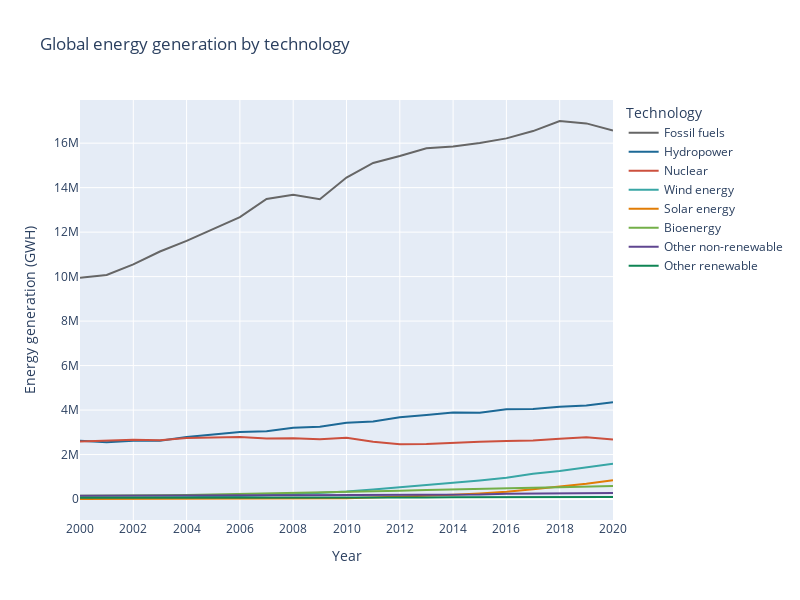

The cell this chart's notebook holds for it:
### Code cell
fig = px.line(world_tech_gen, 
              x='Year', 
              y='Energy generation (GWH)',  
              title='Global energy generation by technology',
              color='Technology',
              color_discrete_map=color_discrete_map,
              category_orders={'Technology': world_tech_gen.sort_values('Energy generation (GWH)', ascending=False)['Technology']},
              height=600,width=800)
fig.update_layout(
    xaxis = dict(
        tickmode = 'linear',
        dtick = 2
    )
)
fig.show()
py.plot(fig, filename = 'Global energy generation by technology', auto_open=False)

### Figure 1 — Plotly figure (JSON) as saved in the notebook; plotly's stock layout.template omitted (floating-point values rounded to 4 significant figures)
{"data": [{"hovertemplate": "Technology=Fossil fuels<br>Year=%{x}<br>Energy generation (GWH)=%{y}<extra></extra>", "legendgroup": "Fossil fuels", "line": {"color": "rgb(102, 102, 102)", "dash": "solid"}, "marker": {"symbol": "circle"}, "mode": "lines", "name": "Fossil fuels", "orientation": "v", "showlegend": true, "type": "scatter", "x": ["2000", "2001", "2002", "2003", "2004", "2005", "2006", "2007", "2008", "2009", "2010", "2011", "2012", "2013", "2014", "2015", "2016", "2017", "2018", "2019", "2020"], "xaxis": "x", "y": [9951000.0, 10070000.0, 10550000.0, 11130000.0, 11610000.0, 12160000.0, 12670000.0, 13490000.0, 13680000.0, 13480000.0, 14450000.0, 15110000.0, 15420000.0, 15770000.0, 15850000.0, 16010000.0, 16220000.0, 16540000.0, 17000000.0, 16890000.0, 16570000.0], "yaxis": "y"}, {"hovertemplate": "Technology=Hydropower<br>Year=%{x}<br>Energy generation (GWH)=%{y}<extra></extra>", "legendgroup": "Hydropower", "line": {"color": "rgb(29, 105, 150)", "dash": "solid"}, "marker": {"symbol": "circle"}, "mode": "lines", "name": "Hydropower", "orientation": "v", "showlegend": true, "type": "scatter", "x": ["2000", "2001", "2002", "2003", "2004", "2005", "2006", "2007", "2008", "2009", "2010", "2011", "2012", "2013", "2014", "2015", "2016", "2017", "2018", "2019", "2020"], "xaxis": "x", "y": [2618000.0, 2554000.0, 2618000.0, 2619000.0, 2791000.0, 2902000.0, 3014000.0, 3051000.0, 3199000.0, 3249000.0, 3426000.0, 3484000.0, 3673000.0, 3775000.0, 3889000.0, 3882000.0, 4034000.0, 4052000.0, 4153000.0, 4201000.0, 4356000.0], "yaxis": "y"}, {"hovertemplate": "Technology=Nuclear<br>Year=%{x}<br>Energy generation (GWH)=%{y}<extra></extra>", "legendgroup": "Nuclear", "line": {"color": "rgb(204, 80, 62)", "dash": "solid"}, "marker": {"symbol": "circle"}, "mode": "lines", "name": "Nuclear", "orientation": "v", "showlegend": true, "type": "scatter", "x": ["2000", "2001", "2002", "2003", "2004", "2005", "2006", "2007", "2008", "2009", "2010", "2011", "2012", "2013", "2014", "2015", "2016", "2017", "2018", "2019", "2020"], "xaxis": "x", "y": [2588000.0, 2636000.0, 2661000.0, 2638000.0, 2741000.0, 2769000.0, 2792000.0, 2720000.0, 2735000.0, 2693000.0, 2750000.0, 2577000.0, 2460000.0, 2477000.0, 2533000.0, 2570000.0, 2606000.0, 2633000.0, 2709000.0, 2782000.0, 2679000.0], "yaxis": "y"}, {"hovertemplate": "Technology=Wind energy<br>Year=%{x}<br>Energy generation (GWH)=%{y}<extra></extra>", "legendgroup": "Wind energy", "line": {"color": "rgb(56, 166, 165)", "dash": "solid"}, "marker": {"symbol": "circle"}, "mode": "lines", "name": "Wind energy", "orientation": "v", "showlegend": true, "type": "scatter", "x": ["2000", "2001", "2002", "2003", "2004", "2005", "2006", "2007", "2008", "2009", "2010", "2011", "2012", "2013", "2014", "2015", "2016", "2017", "2018", "2019", "2020"], "xaxis": "x", "y": [30920.0, 37720.0, 52400.0, 63370.0, 84080.0, 103200.0, 129500.0, 168900.0, 216600.0, 271700.0, 342800.0, 433800.0, 526000.0, 636700.0, 712100.0, 828000.0, 952800.0, 1132000.0, 1258000.0, 1413000.0, 1589000.0], "yaxis": "y"}, {"hovertemplate": "Technology=Solar energy<br>Year=%{x}<br>Energy generation (GWH)=%{y}<extra></extra>", "legendgroup": "Solar energy", "line": {"color": "rgb(225, 124, 5)", "dash": "solid"}, "marker": {"symbol": "circle"}, "mode": "lines", "name": "Solar energy", "orientation": "v", "showlegend": true, "type": "scatter", "x": ["2000", "2001", "2002", "2003", "2004", "2005", "2006", "2007", "2008", "2009", "2010", "2011", "2012", "2013", "2014", "2015", "2016", "2017", "2018", "2019", "2020"], "xaxis": "x", "y": [1331.0, 1700.0, 1977.0, 2400.0, 3082.0, 4410.0, 6024.0, 8121.0, 12800.0, 21010.0, 33800.0, 65620.0, 101800.0, 137600.0, 192800.0, 252400.0, 325700.0, 437300.0, 561700.0, 690300.0, 843900.0], "yaxis": "y"}, {"hovertemplate": "Technology=Bioenergy<br>Year=%{x}<br>Energy generation (GWH)=%{y}<extra></extra>", "legendgroup": "Bioenergy", "line": {"color": "rgb(115, 175, 72)", "dash": "solid"}, "marker": {"symbol": "circle"}, "mode": "lines", "name": "Bioenergy", "orientation": "v", "showlegend": true, "type": "scatter", "x": ["2000", "2001", "2002", "2003", "2004", "2005", "2006", "2007", "2008", "2009", "2010", "2011", "2012", "2013", "2014", "2015", "2016", "2017", "2018", "2019", "2020"], "xaxis": "x", "y": [141800.0, 142200.0, 156000.0, 167200.0, 182800.0, 205300.0, 218400.0, 240400.0, 258600.0, 277700.0, 313100.0, 336800.0, 372200.0, 405600.0, 437300.0, 460200.0, 486400.0, 504100.0, 527100.0, 557700.0, 583800.0], "yaxis": "y"}, {"hovertemplate": "Technology=Other non-renewable<br>Year=%{x}<br>Energy generation (GWH)=%{y}<extra></extra>", "legendgroup": "Other non-renewable", "line": {"color": "rgb(95, 70, 144)", "dash": "solid"}, "marker": {"symbol": "circle"}, "mode": "lines", "name": "Other non-renewable", "orientation": "v", "showlegend": true, "type": "scatter", "x": ["2000", "2001", "2002", "2003", "2004", "2005", "2006", "2007", "2008", "2009", "2010", "2011", "2012", "2013", "2014", "2015", "2016", "2017", "2018", "2019", "2020"], "xaxis": "x", "y": [147800.0, 154700.0, 158100.0, 156900.0, 162300.0, 170400.0, 171200.0, 171100.0, 166500.0, 168900.0, 189700.0, 192400.0, 189500.0, 194500.0, 202200.0, 207400.0, 242300.0, 253700.0, 265700.0, 272200.0, 272500.0], "yaxis": "y"}, {"hovertemplate": "Technology=Other renewable<br>Year=%{x}<br>Energy generation (GWH)=%{y}<extra></extra>", "legendgroup": "Other renewable", "line": {"color": "rgb(15, 133, 84)", "dash": "solid"}, "marker": {"symbol": "circle"}, "mode": "lines", "name": "Other renewable", "orientation": "v", "showlegend": true, "type": "scatter", "x": ["2000", "2001", "2002", "2003", "2004", "2005", "2006", "2007", "2008", "2009", "2010", "2011", "2012", "2013", "2014", "2015", "2016", "2017", "2018", "2019", "2020"], "xaxis": "x", "y": [53110.0, 52160.0, 53100.0, 54260.0, 56490.0, 58920.0, 60190.0, 63160.0, 65750.0, 67770.0, 68980.0, 70420.0, 71930.0, 73450.0, 78490.0, 82420.0, 84500.0, 87260.0, 90740.0, 93260.0, 95910.0], "yaxis": "y"}], "layout": {"height": 600, "legend": {"title": {"text": "Technology"}, "tracegroupgap": 0}, "title": {"text": "Global energy generation by technology"}, "width": 800, "xaxis": {"anchor": "y", "domain": [0, 1], "dtick": 2, "tickmode": "linear", "title": {"text": "Year"}}, "yaxis": {"anchor": "x", "domain": [0, 1], "title": {"text": "Energy generation (GWH)"}}}}
